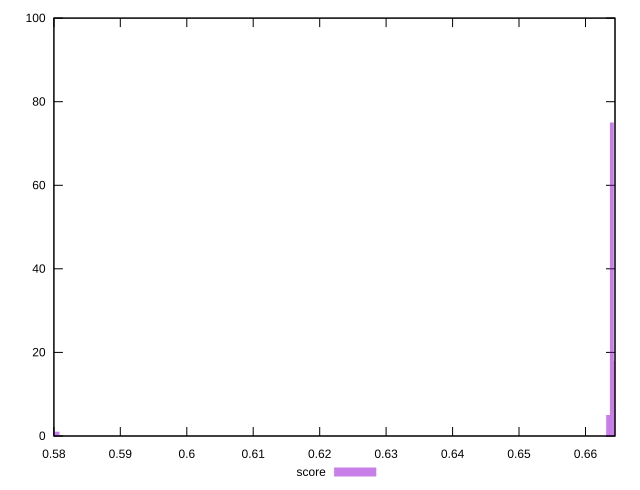

gnuplot code for this plot:
reset

$score <<EOF
0.6639663530504988 75
0.6645338456599436 18
0.6633988604410539 5
0.5805449394621027 1
0.5799774468526578 1
EOF

set key outside below
set boxwidth 0.0005674926094448707
set xrange [0.58:0.6644444444444444]
set yrange [0:100]
set style fill transparent solid 0.5 noborder
set terminal svg size 640, 490 enhanced background rgb 'white'
set output "report_00007_2020-12-11T15:55:29.892Z/uses-rel-preload/samples/pages+cached+noexternal/score/histogram.svg"

plot $score title "score" with boxes

reset
